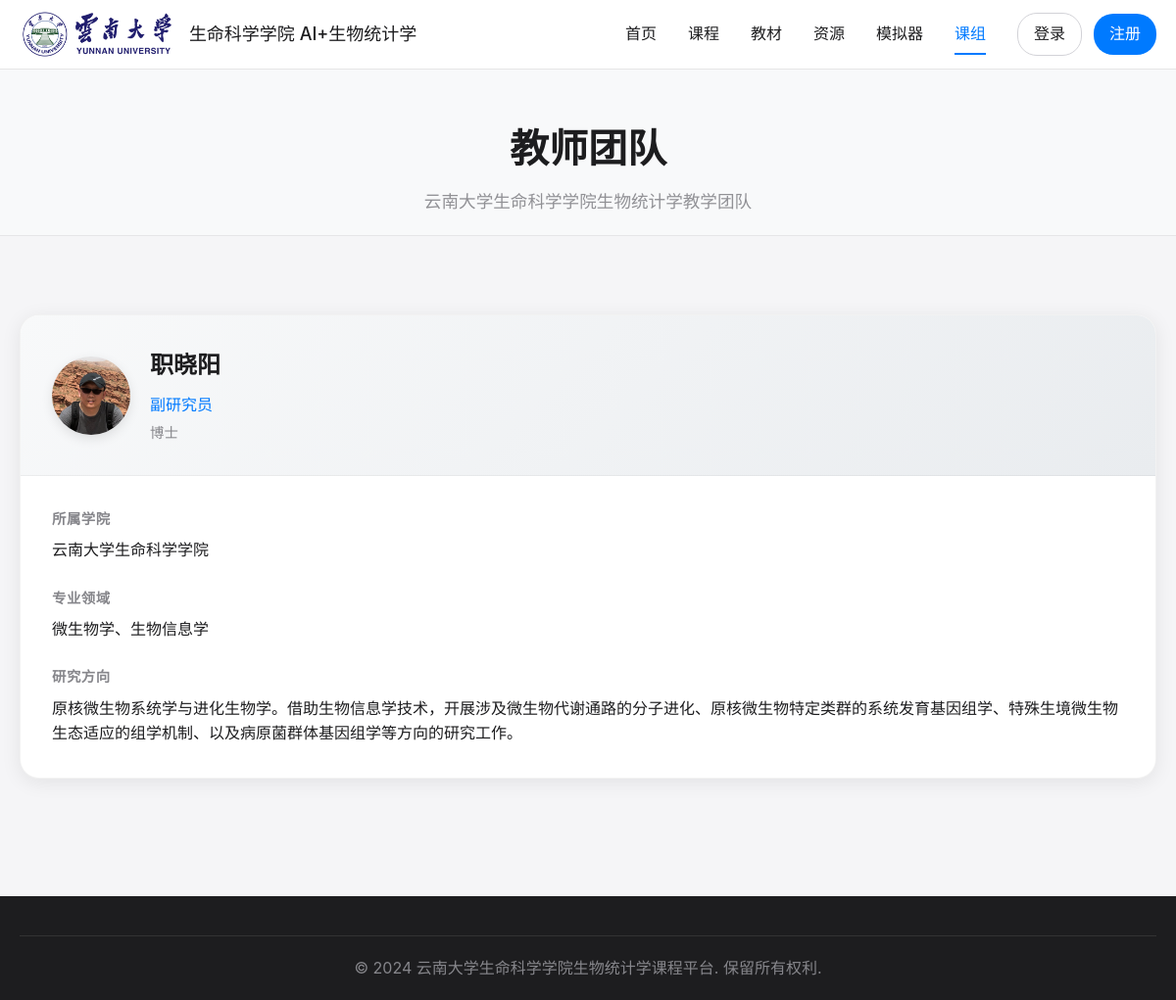
The page /about/ on the database its author committed.
### core/models.py (models this page shows, shortened)
class TeacherProfile(models.Model):
    TITLE_CHOICES = [
        ('professor', '教授'),
        ('associate_professor', '副教授'),
        ('researcher', '研究员'),
        ('associate_researcher', '副研究员'),
        ('lecturer', '讲师'),
        ('assistant', '助教'),
    ]
    DEGREE_CHOICES = [
        ('phd', '博士'),
        ('master', '硕士'),
        ('bachelor', '学士'),
    ]
    user = models.OneToOneField(
        User,
        on_delete=models.CASCADE,
        limit_choices_to={'user_type': 'teacher'},
        verbose_name='用户'
    )
    title = models.CharField(
        max_length=20,
        choices=TITLE_CHOICES,
        verbose_name='职称'
    )
    degree = models.CharField(
        max_length=10,
        choices=DEGREE_CHOICES,
        verbose_name='学位'
    )
    major = models.CharField(
        max_length=100,
        verbose_name='专业'
    )
    research_direction = models.TextField(
        verbose_name='研究方向'
    )
    photo = models.ImageField(
        upload_to='teacher_photos/',
        blank=True,
        null=True,
        verbose_name='形象照'
    )
    bio = models.TextField(
        blank=True,
        verbose_name='个人简介'
    )
    created_at = models.DateTimeField(
        auto_now_add=True,
        verbose_name='创建时间'
    )
    class Meta:
        verbose_name = '教师信息'
        verbose_name_plural = '教师信息'

class User(AbstractUser):
    USER_TYPE_CHOICES = [
        ('admin', '管理员'),
        ('teacher', '教师'),
        ('student', '学生'),
    ]
    user_type = models.CharField(
        max_length=10,
        choices=USER_TYPE_CHOICES,
        default='student',
        verbose_name='用户类型'
    )
    real_name = models.CharField(
        max_length=50,
        verbose_name='真实姓名'
    )
    class Meta:
        verbose_name = '用户'
        verbose_name_plural = '用户'

### core/views.py (the view)
# urls.py: path('about/', views.about, name='about'),
def about(request):
    teachers = TeacherProfile.objects.select_related('user').all()
    context = {
        'teachers': teachers,
        'page_title': '关于我们',
        'department_info': {
            'name': '云南大学生命科学学院',
            'description': '云南大学生命科学学院拥有一支高水平的生物统计学教学团队，致力于培养具有扎实统计学基础和生物学背景的复合型人才。'
        }
    }
    return render(request, 'core/about.html', context)

### core/templatetags/chinese_name.py (called while the page is built, shortened)
@register.filter
def chinese_full_name(user):
    if hasattr(user, 'real_name') and user.real_name:
        return user.real_name

### templates/core/about.html (shortened to what this page needs)
{% extends 'base.html' %}
{% load static %}
{% load chinese_name %}
{% block content %}
<section class="page-header">
    <div class="container">
        <h1 class="page-title">教师团队</h1>
        <p class="page-subtitle">云南大学生命科学学院生物统计学教学团队</p>
    </div>
</section>
<div class="about-container">
    <div class="teachers-section">
        <div class="teachers-grid">
            {% for teacher in teachers %}
            <div class="teacher-card">
                <div class="teacher-header">
                    <div class="teacher-avatar">
                        {% if teacher.photo %}
                            <img src="{{ teacher.photo.url }}" alt="{{ teacher.user|chinese_full_name }}">
                        {% else %}
                            <div class="avatar-placeholder">
                                {{ teacher.user|chinese_name_initial }}
                            </div>
                        {% endif %}
                    </div>
                    <div class="teacher-basic-info">
                        <h3 class="teacher-name">{{ teacher.user|chinese_full_name }}</h3>
                        <div class="teacher-title">{{ teacher.get_title_display }}</div>
                        {% if teacher.degree %}
                        <div class="teacher-degree">{{ teacher.get_degree_display }}</div>
                        {% endif %}
                    </div>
                </div>
                <div class="teacher-details">
                    <div class="detail-item">
                        <div class="detail-label">所属学院</div>
                        <div class="detail-value">云南大学生命科学学院</div>
                    </div>
                    <div class="detail-item">
                        <div class="detail-label">专业领域</div>
                        <div class="detail-value">{{ teacher.major }}</div>
                    </div>
                    <div class="detail-item">
                        <div class="detail-label">研究方向</div>
                        <div class="detail-value research-direction">{{ teacher.research_direction }}</div>
                    </div>
                </div>
            </div>
            {% endfor %}
        </div>
    </div>
</div>
{% endblock %}

### static/css/style.css (style rules this page uses)
* { margin: 0; padding: 0; box-sizing: border-box; }
body { font-family: -apple-system, BlinkMacSystemFont, 'Segoe UI', Roboto, sans-serif; line-height: 1.6; color: #1d1d1f; background: #f5f5f7; }
.page-header { background: #f8f9fa; color: #1d1d1f; padding: 60px 0 40px; text-align: center; }
.container { max-width: 1200px; margin: 0 auto; padding: 0 20px; }
.page-title { font-size: 3rem; font-weight: 700; margin-bottom: 20px; }
.page-subtitle { font-size: 1.2rem; opacity: 0.9; }
.about-container { max-width: 1200px; margin: 0 auto; padding: 40px 20px 80px; }
.teachers-section { margin-bottom: 40px; padding-top: 40px; }
.teachers-grid { display: grid; grid-template-columns: repeat(auto-fit, minmax(350px, 1fr)); gap: 32px; }
.teacher-card { background: white; border-radius: 20px; padding: 0; box-shadow: 0 4px 20px rgba(0, 0, 0, 0.08); transition: all 0.3s ease; border: 1px solid rgba(0, 0, 0, 0.05); overflow: hidden; }
.teacher-header { background: linear-gradient(135deg, #f8f9fa 0%, #e9ecef 100%); padding: 32px; display: flex; align-items: center; gap: 20px; border-bottom: 1px solid rgba(0, 0, 0, 0.05); }
.teacher-avatar { width: 80px; height: 80px; border-radius: 50%; overflow: hidden; flex-shrink: 0; box-shadow: 0 4px 12px rgba(0, 0, 0, 0.1); }
.teacher-avatar img { width: 100%; height: 100%; object-fit: cover; }
.teacher-basic-info { flex: 1; }
.teacher-name { font-size: 1.5rem; font-weight: 600; color: #1d1d1f; margin-bottom: 8px; }
.teacher-title { font-size: 1rem; color: #007aff; font-weight: 500; margin-bottom: 4px; }
.teacher-degree { font-size: 0.9rem; color: #86868b; font-weight: 500; }
.teacher-details { padding: 32px; }
.detail-item { margin-bottom: 24px; }
.detail-item:last-child { margin-bottom: 0; }
.detail-label { font-size: 0.9rem; font-weight: 600; color: #86868b; margin-bottom: 8px; text-transform: uppercase; letter-spacing: 0.5px; }
.detail-value { font-size: 1rem; color: #1d1d1f; line-height: 1.6; }
.research-direction { font-weight: 500; }
.page-header { display: flex; justify-content: space-between; align-items: center; margin-bottom: 00px; padding-bottom: 20px; border-bottom: 1px solid #e5e5e7; }
.page-title { font-size: 2.5rem; font-weight: 700; color: #1d1d1f; margin: 0; }
.page-subtitle { color: #86868b; font-size: 1.1rem; margin: 8px 0 0 0; }

### rows shown on the page
TeacherProfile: photo (picture), user|chinese_full_name "职晓阳", title "副研究员", degree "博士", major "微生物学、生物信息学", research_direction "原核微生物系统学与进化生物学。借助生物信息学技术，开展涉及微生物代谢通路的分子进化、原核微生物特定类群的系统发育基因组学、特殊生境微生物生态适应的组学机制、以及病原菌群体基因组学等方向的研究工作。"
